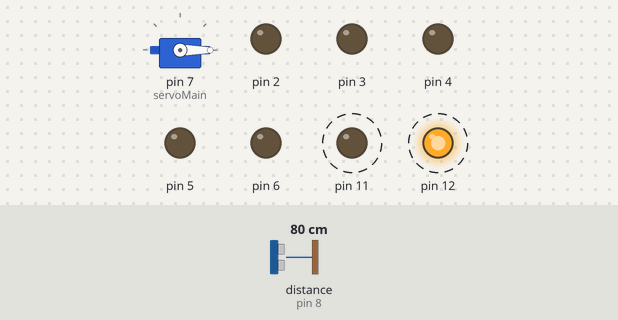
Simulated run of this sketch. Board: Arduino Uno, built with avr-gcc and run on an emulated ATmega328P. Shown: servo, output pins drawn as LEDs (lit = HIGH). Wiring (inferred from the names in the program): ultrasonic range finder: trigger pin 9; echo pin 8. Dashed ring = blinking. The inputs (shaded band) are chosen by the test bench; at power-on: distance to the obstacle (sensor on pin 8) 80 cm. The echo pulse lasts 58.3 µs per cm; pins used as bus, display or sensor lines are not drawn.

Above: at 1.2 s.
1.3 s: distance to the obstacle (sensor on pin 8) set to 67 cm
At 2.2 s:
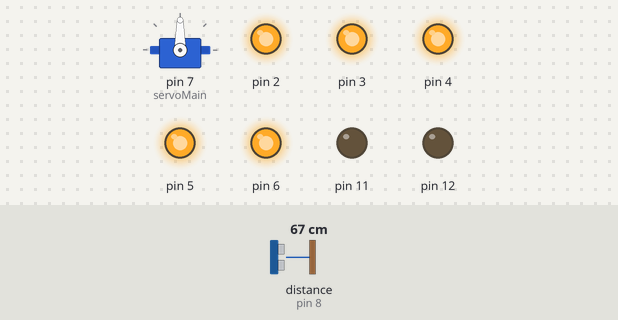
At 3.0 s:
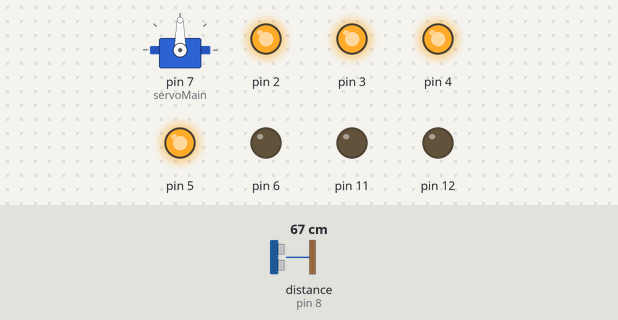
7.3 s: distance to the obstacle (sensor on pin 8) set to 120 cm
At 7.54 s:
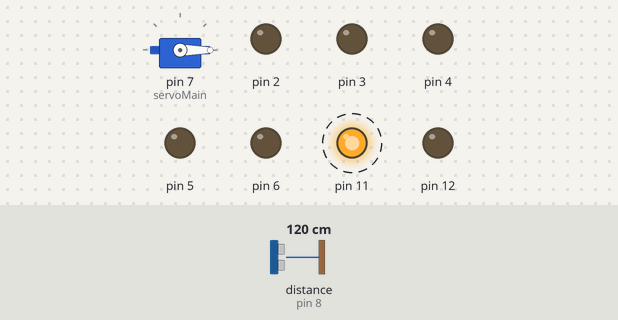
Timing chart, 0 to 16.3 s (numbered marks = the images above; inputs shaded):
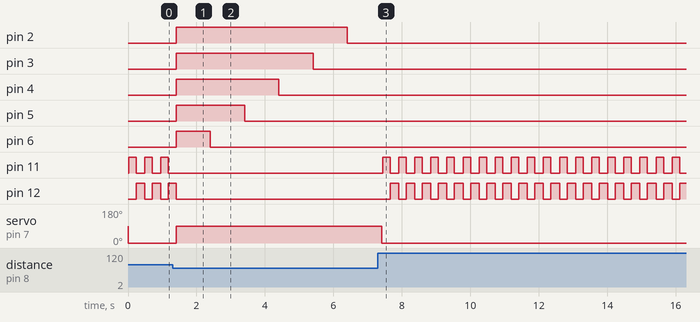

Measured:
- the behaviour switches between 71 and 70 cm on distance to the obstacle (sensor on pin 8) (found by bisection; images 0 and 1)
- after the input at 1.3 s, pin 2: LOW → HIGH after 0.11 s, → LOW 5.0 s later; pin 3: LOW → HIGH after 0.11 s, → LOW 4.0 s later; pin 4: LOW → HIGH after 0.11 s, → LOW 3.0 s later; pin 5: LOW → HIGH after 0.11 s, → LOW 2.0 s later; pin 6: LOW → HIGH after 0.11 s, → LOW 1.0 s later
- after the input at 7.3 s, pin 2–4: stays LOW (without the input it goes to HIGH after 0.12 s); pin 5, pin 6: stops changing and stays LOW; pin 11: alternates HIGH for 0.22 s and LOW for 0.25 s, starting after 0.14 s; pin 12: alternates HIGH for 0.25 s and LOW for 0.22 s, starting after 0.36 s; servo on pin 7 (servoMain): 90° → 0° after 0.12 s
- by itself, pin 11: alternates HIGH for 0.22 s and LOW for 0.25 s
- by itself, pin 12: alternates HIGH for 0.25 s and LOW for 0.22 s

The sketch:

Smart_dustbin.ino
```cpp
#include<Servo.h>
Servo servoMain;    //To create servo object
int trigpin = 9;    //Trigger pin of Ultrasonic sensor
int echopin = 8;    //Echo pin of Ultrasonic sensor
int distance;
float duration;
float cm;
void setup(){
servoMain.attach(7); //
pinMode(trigpin, OUTPUT);
pinMode(echopin, INPUT);
pinMode(2,OUTPUT);
pinMode(3,OUTPUT);
pinMode(4,OUTPUT);
pinMode(5,OUTPUT);
pinMode(6,OUTPUT);
pinMode(11,OUTPUT);
pinMode(12,OUTPUT);
}
void loop(){

digitalWrite(trigpin, LOW);
delay(2);
digitalWrite(trigpin, HIGH);
delayMicroseconds(10);
digitalWrite(trigpin, LOW);
duration = pulseIn(echopin, HIGH);
cm = (duration/58.82);
distance = cm;
if(distance<70)
{
        servoMain.write(90);
        digitalWrite(11,LOW);
        digitalWrite(12,LOW);
        digitalWrite(2,HIGH);
        digitalWrite(3,HIGH);                     //To turn ON all five status LEDs
        digitalWrite(4,HIGH);
        digitalWrite(5,HIGH);
        digitalWrite(6,HIGH);
        delay(1000);
        digitalWrite(2,HIGH);
        digitalWrite(3,HIGH);
        digitalWrite(4,HIGH);
        digitalWrite(5,HIGH);
       	digitalWrite(6,LOW);
         delay(1000);
        digitalWrite(2,HIGH);
        digitalWrite(3,HIGH);
        digitalWrite(4,HIGH);
        digitalWrite(5,LOW);
        digitalWrite(6,LOW);
        delay(1000);
        digitalWrite(2,HIGH);
        digitalWrite(3,HIGH);
        digitalWrite(4,LOW);
        digitalWrite(5,LOW);
        digitalWrite(6,LOW);
        delay(1000);
         digitalWrite(2,HIGH);
        digitalWrite(3,LOW);
        digitalWrite(4,LOW);
        digitalWrite(5,LOW);
        digitalWrite(6,LOW);
        delay(1000);
         digitalWrite(2,LOW);
        digitalWrite(3,LOW);

 	      digitalWrite(4,LOW);
        digitalWrite(5,LOW);
        digitalWrite(6,LOW);
        delay(1000);
    }
    else {
        servoMain.write(70);
        servoMain.write(50);
        servoMain.write(30);
        servoMain.write(0);
        delay(20);
          digitalWrite(11,HIGH);
        digitalWrite(12,LOW);
        delay(220);

          digitalWrite(11,LOW);
           digitalWrite(12,HIGH);
           delay(220);
          }
}
```
